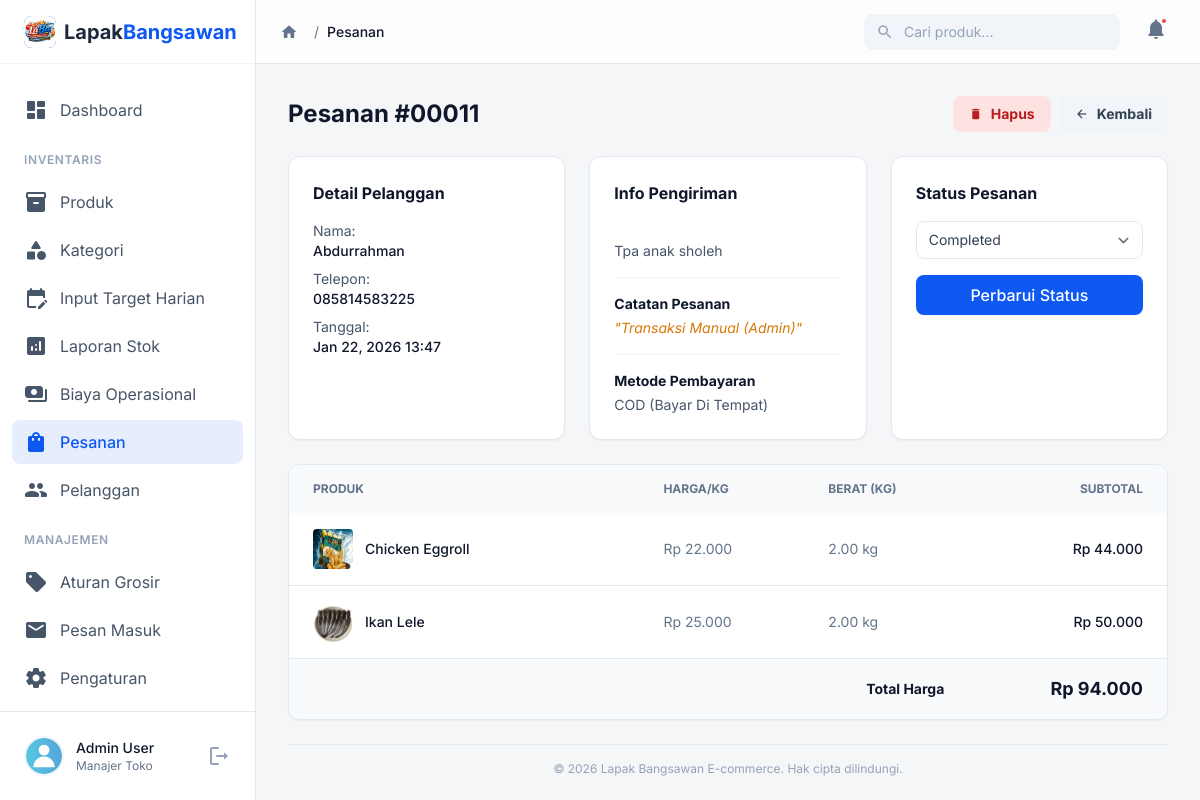
The app's page /admin/orders.php?action=view&id=11 (signed in) with its own data.
### tables this page shows
CREATE TABLE `users` (
  `id` int(11) NOT NULL,
  `username` varchar(50) NOT NULL,
  `full_name` varchar(100) DEFAULT 'Admin User',
  `password` varchar(255) NOT NULL,
  `email` varchar(100) NOT NULL,
  `created_at` timestamp NOT NULL DEFAULT current_timestamp()
);

CREATE TABLE `orders` (
  `id` int(11) NOT NULL,
  `customer_name` varchar(100) NOT NULL,
  `customer_phone` varchar(20) NOT NULL,
  `customer_address` text NOT NULL,
  `total_amount` decimal(10,2) NOT NULL,
  `payment_method` varchar(50) DEFAULT NULL,
  `order_notes` text DEFAULT NULL,
  `status` enum('pending','completed','cancelled') DEFAULT 'pending',
  `created_at` timestamp NOT NULL DEFAULT current_timestamp(),
  `order_token` varchar(64) DEFAULT NULL
);

CREATE TABLE `order_items` (
  `id` int(11) NOT NULL,
  `order_id` int(11) NOT NULL,
  `product_name` varchar(100) NOT NULL,
  `weight` decimal(10,2) NOT NULL,
  `price_per_kg` decimal(10,2) NOT NULL,
  `subtotal` decimal(10,2) NOT NULL
);

CREATE TABLE `products` (
  `id` int(11) NOT NULL,
  `category_id` int(11) NOT NULL,
  `name` varchar(100) NOT NULL,
  `slug` varchar(100) NOT NULL,
  `description` text DEFAULT NULL,
  `price` decimal(10,2) NOT NULL,
  `stock` decimal(10,2) NOT NULL DEFAULT 0.00,
  `image` varchar(255) DEFAULT NULL,
  `created_at` timestamp NOT NULL DEFAULT current_timestamp()
);

### admin/orders.php (the view, shortened to what the rows shown need)
<?php
require_once dirname(__DIR__) . "/config/init.php";
?>
<!DOCTYPE html>
<html class="light" lang="en">
<head>
    <script src="https://cdn.tailwindcss.com?plugins=forms,container-queries"></script>
    <script id="tailwind-config">
        tailwind.config = {
            darkMode: "class",
            theme: {
                extend: {
                    colors: {
                        "primary": "#0d59f2",
                        "background-light": "#f5f6f8",
                        "background-dark": "#101622",
                        "surface-light": "#ffffff",
                        "surface-dark": "#1e293b",
                    },
                    fontFamily: {
                        "display": ["Inter", "sans-serif"]
                    },
                    borderRadius: { "DEFAULT": "0.25rem", "lg": "0.5rem", "xl": "0.75rem", "2xl": "1rem", "full": "9999px" },
                },
            },
        }
    </script>
</head>
<body
    class="bg-background-light dark:bg-background-dark text-slate-600 dark:text-slate-300 font-display transition-colors duration-200 antialiased overflow-hidden h-screen flex">
    <?php include ROOT_PATH . "includes/admin/sidebar.php"; ?>
    <main class="flex-1 flex flex-col h-full relative overflow-hidden">
        <?php $page_title = "Pesanan";
        include ROOT_PATH . "includes/admin/header.php"; ?>
        <div class="flex-1 overflow-y-auto p-6 md:p-8 scroll-smooth flex flex-col">
            <div class="max-w-7xl mx-auto w-full flex flex-col gap-6 flex-grow">
                <?php if (isset($_GET['action']) && $_GET['action'] == 'view' && isset($_GET['id'])):
                    $oid = intval($_GET['id']);
                    $order_q = "SELECT * FROM orders WHERE id=$oid";
                    $order_data = mysqli_fetch_assoc($conn->query($order_q));
                    $items_q = "SELECT order_items.*, products.image FROM order_items LEFT JOIN products ON order_items.product_name = products.name WHERE order_id=$oid";
                    $items_res = $conn->query($items_q);
                    ?>
                    <div class="flex flex-col gap-6">
                        <div class="flex items-center justify-between">
                            <h2 class="text-2xl font-bold text-slate-900 dark:text-white">Pesanan
                                #<?php echo str_pad($order_data['id'], 5, '0', STR_PAD_LEFT); ?></h2>
                            <div class="flex gap-2">
                                <button
                                    onclick="confirmDelete('orders.php?action=delete&id=<?php echo $order_data['id']; ?>')"
                                    class="px-4 py-2 bg-red-100 hover:bg-red-200 text-red-700 rounded-lg text-sm font-bold transition-colors flex items-center gap-2">
                                    <span class="material-icons-round text-sm">delete</span> Hapus
                                </button>
                                <a href="orders.php"
                                    class="px-4 py-2 bg-slate-100 hover:bg-slate-200 text-slate-700 rounded-lg text-sm font-bold transition-colors flex items-center gap-2">
                                    <span class="material-icons-round text-sm">arrow_back</span>
                                    Kembali
                                </a>
                            </div>
                        </div>
                        <div class="grid grid-cols-1 md:grid-cols-3 gap-6">
                            <div
                                class="bg-surface-light dark:bg-surface-dark p-6 rounded-xl border border-slate-200 dark:border-slate-800 shadow-sm">
                                <h3 class="font-bold text-slate-900 dark:text-white mb-4">Detail Pelanggan</h3>
                                <p class="text-sm text-slate-600 dark:text-slate-400 mb-2">Nama: <span
                                        class="font-medium text-slate-900 dark:text-white block"><?php echo htmlspecialchars($order_data['customer_name']); ?></span>
                                </p>
                                <p class="text-sm text-slate-600 dark:text-slate-400 mb-2">Telepon: <span
                                        class="font-medium text-slate-900 dark:text-white block"><?php echo htmlspecialchars($order_data['customer_phone']); ?></span>
                                </p>
                                <p class="text-sm text-slate-600 dark:text-slate-400">Tanggal: <span
                                        class="font-medium text-slate-900 dark:text-white block"><?php echo date('M d, Y H:i', strtotime($order_data['created_at'])); ?></span>
                                </p>
                            </div>
                            <div
                                class="bg-surface-light dark:bg-surface-dark p-6 rounded-xl border border-slate-200 dark:border-slate-800 shadow-sm">
                                <h3 class="font-bold text-slate-900 dark:text-white mb-4">Info Pengiriman</h3>
                                <p class="text-sm text-slate-600 dark:text-slate-400 whitespace-pre-line mb-4">
                                    <?php echo htmlspecialchars($order_data['customer_address']); ?>
                                </p>
                                <?php if (!empty($order_data['order_notes'])): ?>
                                    <div class="mt-4 pt-4 border-t border-slate-100 dark:border-slate-700">
                                        <h4 class="font-bold text-sm text-slate-900 dark:text-white mb-1">Catatan Pesanan</h4>
                                        <p class="text-sm text-amber-600 dark:text-amber-400 italic">
                                            "<?php echo htmlspecialchars($order_data['order_notes']); ?>"
                                        </p>
                                    </div>
                                <?php endif; ?>
                                <div class="mt-4 pt-4 border-t border-slate-100 dark:border-slate-700">
                                    <h4 class="font-bold text-sm text-slate-900 dark:text-white mb-1">Metode Pembayaran</h4>
                                    <p class="text-sm text-slate-600 dark:text-slate-400 capitalize">
                                        <?php
                                        $pm = isset($order_data['payment_method']) ? $order_data['payment_method'] : 'transfer';
                                        echo $pm == 'cod' ? 'COD (Bayar di Tempat)' : 'Transfer Bank';
                                        ?>
                                    </p>
                                </div>
                            </div>
                            <div
                                class="bg-surface-light dark:bg-surface-dark p-6 rounded-xl border border-slate-200 dark:border-slate-800 shadow-sm">
                                <h3 class="font-bold text-slate-900 dark:text-white mb-4">Status Pesanan</h3>
                                <form method="POST">
                                    <select name="status"
                                        class="w-full rounded-lg border-slate-200 bg-white dark:bg-slate-800 dark:border-slate-700 text-slate-700 dark:text-slate-300 mb-4 px-3 py-2 text-sm focus:ring-primary focus:border-primary">
                                        <option value="completed" <?php echo $order_data['status'] == 'completed' ? 'selected' : ''; ?>>Completed</option>
                                    </select>
                                    <button type="submit"
                                        class="w-full bg-primary text-white py-2 rounded-lg font-medium hover:bg-blue-600 transition-colors shadow-sm">Perbarui
                                        Status</button>
                                </form>
                            </div>
                        </div>
                        <div
                            class="bg-surface-light dark:bg-surface-dark rounded-xl border border-slate-200 dark:border-slate-800 overflow-hidden shadow-sm">
                            <div class="overflow-x-auto w-full">
                                <table class="w-full text-left text-sm text-slate-500 dark:text-slate-400">
                                    <thead
                                        class="bg-slate-50 dark:bg-slate-800/50 text-xs uppercase font-semibold text-slate-500">
                                        <tr>
                                            <th class="px-6 py-4 whitespace-nowrap">Produk</th>
                                            <th class="px-6 py-4 whitespace-nowrap">Harga/Kg</th>
                                            <th class="px-6 py-4 whitespace-nowrap">Berat (Kg)</th>
                                            <th class="px-6 py-4 text-right whitespace-nowrap">Subtotal</th>
                                        </tr>
                                    </thead>
                                    <tbody class="divide-y divide-slate-200 dark:divide-slate-800">
                                        <?php while ($item = mysqli_fetch_assoc($items_res)): ?>
                                            <tr>
                                                <td class="px-6 py-4">
                                                    <div class="flex items-center gap-3 min-w-[200px]">
                                                        <?php if (isset($item['image']) && $item['image']): ?>
                                                            <img src="../<?php echo $item['image']; ?>"
                                                                class="h-10 w-10 object-cover rounded">
                                                        <?php endif; ?>
                                                        <span
                                                            class="font-medium text-slate-900 dark:text-white"><?php echo htmlspecialchars($item['product_name']); ?></span>
                                                    </div>
                                                </td>
                                                <td class="px-6 py-4 whitespace-nowrap">Rp
                                                    <?php echo number_format($item['price_per_kg'], 0, ',', '.'); ?>
                                                </td>
                                                <td class="px-6 py-4 whitespace-nowrap"><?php echo $item['weight']; ?> kg</td>
                                                <td
                                                    class="px-6 py-4 text-right font-medium text-slate-900 dark:text-white whitespace-nowrap">
                                                    Rp
                                                    <?php echo number_format($item['subtotal'], 0, ',', '.'); ?>
                                                </td>
                                            </tr>
                                        <?php endwhile; ?>
                                        <tr class="bg-slate-50 dark:bg-slate-800/20">
                                            <td colspan="3"
                                                class="px-6 py-4 text-right font-bold text-slate-900 dark:text-white whitespace-nowrap">
                                                Total
                                                Harga</td>
                                            <td
                                                class="px-6 py-4 text-right font-bold text-slate-900 dark:text-white text-lg whitespace-nowrap">
                                                Rp
                                                <?php echo number_format($order_data['total_amount'], 0, ',', '.'); ?>
                                            </td>
                                        </tr>
                                    </tbody>
                                </table>
                            </div>
                        </div>
                    </div>
                <?php endif; ?>
            </div>
        </div>
    </main>
</body>
</html>

### includes/admin/sidebar.php (shortened to what the rows shown need)
<?php
$username = $_SESSION['username'] ?? 'Admin User';
?>
<aside id="admin-sidebar"
    class="fixed inset-y-0 left-0 z-50 w-64 bg-surface-light dark:bg-surface-dark border-r border-slate-200 dark:border-slate-800 flex flex-col h-full transform -translate-x-full lg:translate-x-0 lg:static lg:flex transition-transform duration-300 ease-in-out">
    <div class="p-4 border-t border-slate-200 dark:border-slate-800">
        <div
            class="flex items-center gap-3 p-2 rounded-lg hover:bg-slate-50 dark:hover:bg-slate-800 transition-colors cursor-pointer">
            <div class="flex-1 min-w-0">
                <p class="text-sm font-medium text-slate-900 dark:text-white truncate">
                    <?php
                    if (isset($conn) && isset($_SESSION['user_id'])) {
                        $uid = $_SESSION['user_id'];
                        $u_res = $conn->query("SELECT full_name FROM users WHERE id=$uid");
                        if ($u_res && $u_row = $u_res->fetch_assoc()) {
                            echo htmlspecialchars($u_row['full_name'] ? $u_row['full_name'] : $username);
                        } else {
                            echo htmlspecialchars($username);
                        }
                    } else {
                        echo htmlspecialchars($username);
                    }
                    ?>
                </p>
                <p class="text-xs text-slate-500 truncate">Manajer Toko</p>
            </div>
        </div>
    </div>
</aside>

### records on screen
users: full_name "Admin User"
orders: id "00011", customer_name "Abdurrahman", customer_phone "085814583225", created_at "Jan 22, 2026 13:47", customer_address "Tpa anak sholeh", order_notes "Transaksi Manual (Admin)", status "Completed", total_amount "94.000"
order_items: products.image (picture), product_name "Chicken Eggroll", price_per_kg "22.000", weight "2.00", subtotal "44.000"
order_items: products.image (picture), product_name "Ikan Lele", price_per_kg "25.000", weight "2.00", subtotal "50.000"

### other values on screen
$page_title "Pesanan"
